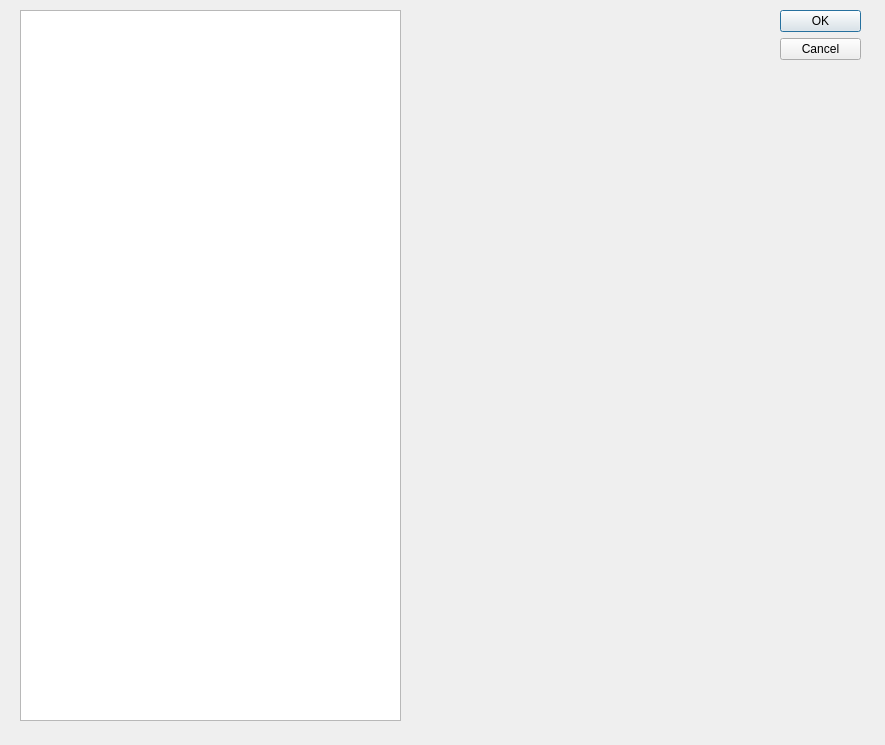
<?xml version="1.0" encoding="UTF-8"?>
<ui version="4.0">
 <class>StepDialog</class>
 <widget class="QDialog" name="StepDialog">
  <property name="geometry">
   <rect>
    <x>0</x>
    <y>0</y>
    <width>885</width>
    <height>745</height>
   </rect>
  </property>
  <property name="windowTitle">
   <string>Dialog</string>
  </property>
  <widget class="QDialogButtonBox" name="buttonBox">
   <property name="geometry">
    <rect>
     <x>780</x>
     <y>10</y>
     <width>81</width>
     <height>241</height>
    </rect>
   </property>
   <property name="orientation">
    <enum>Qt::Vertical</enum>
   </property>
   <property name="standardButtons">
    <set>QDialogButtonBox::Cancel|QDialogButtonBox::Ok</set>
   </property>
  </widget>
  <widget class="QListWidget" name="listWidget">
   <property name="geometry">
    <rect>
     <x>20</x>
     <y>10</y>
     <width>381</width>
     <height>711</height>
    </rect>
   </property>
  </widget>
 </widget>
 <resources/>
 <connections>
  <connection>
   <sender>buttonBox</sender>
   <signal>accepted()</signal>
   <receiver>StepDialog</receiver>
   <slot>accept()</slot>
   <hints>
    <hint type="sourcelabel">
     <x>248</x>
     <y>254</y>
    </hint>
    <hint type="destinationlabel">
     <x>157</x>
     <y>274</y>
    </hint>
   </hints>
  </connection>
  <connection>
   <sender>buttonBox</sender>
   <signal>rejected()</signal>
   <receiver>StepDialog</receiver>
   <slot>reject()</slot>
   <hints>
    <hint type="sourcelabel">
     <x>316</x>
     <y>260</y>
    </hint>
    <hint type="destinationlabel">
     <x>286</x>
     <y>274</y>
    </hint>
   </hints>
  </connection>
 </connections>
</ui>
